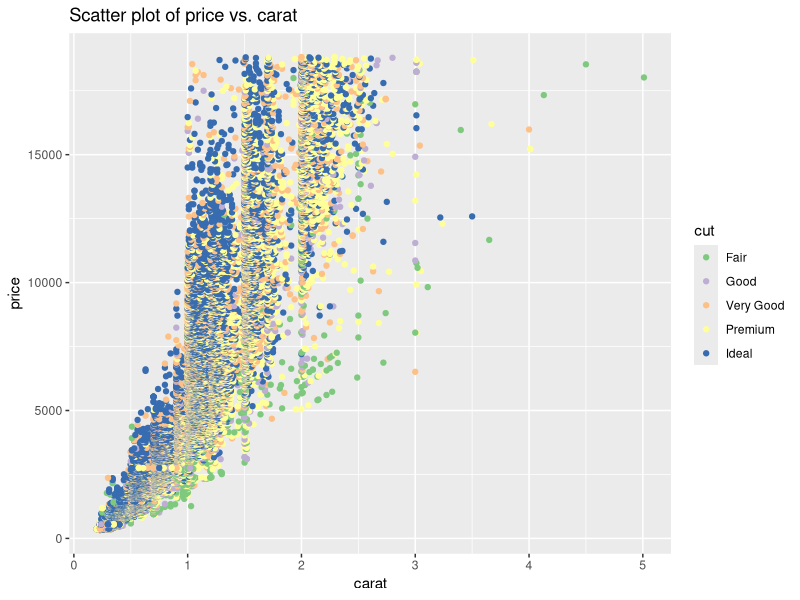

Write the R code that produced this figure. (Note: this script raises an error after producing the figure.)
# SasanNajar 
# Email: sasangnajar@gmail.com, Twitter:@SasanGN


#install and load the ggplot package
install.packages('ggplot')
library(ggplot2)

#install and load a color package
install.packages('RColorBrewer')
library(RColorBrewer)

#load the diamonds data set
data(diamonds)

#get a few first rows of the diamonds data set
head(diamonds)

#create scatterplot of price vs. carat color coded by diamonds cuts
qplot(data=diamonds, diamonds$carat, diamonds$price,  
      color=cut, xlab = "carat", ylab = "price", 
      main="Scatter plot of price vs. carat")+
      scale_color_brewer(palette = 'Accent')

ggplot(diamonds$cut)
type(diamonds)